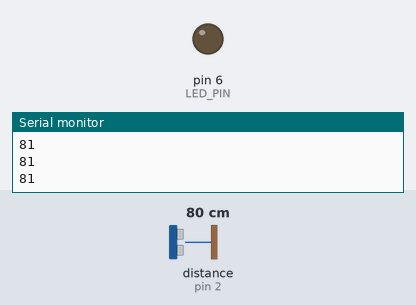
A sketch run on a simulated Arduino Uno, built with avr-gcc and run on an emulated ATmega328P. On the bench: output pins drawn as LEDs (lit = HIGH), the last lines printed to the serial monitor. Inputs (shaded band) come from the test bench; at power-on: distance to the obstacle (sensor on pin 2) 80 cm. The echo pulse lasts 58.3 µs per cm.

Above: at 1.2 s.
1.3 s: distance to the obstacle (sensor on pin 2) set to 21 cm
2.8 s: distance to the obstacle (sensor on pin 2) set to 18 cm
At 4.0 s:
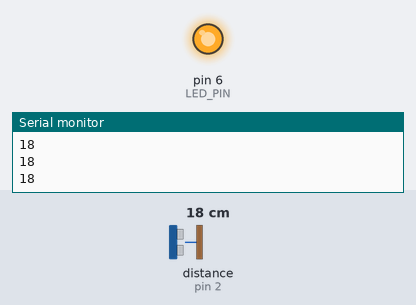
4.3 s: distance to the obstacle (sensor on pin 2) set to 35 cm
At 5.4 s:
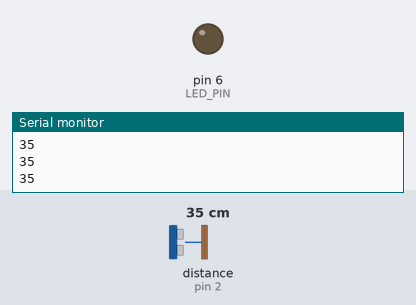
5.8 s: distance to the obstacle (sensor on pin 2) set to 2 cm
At 6.9 s:
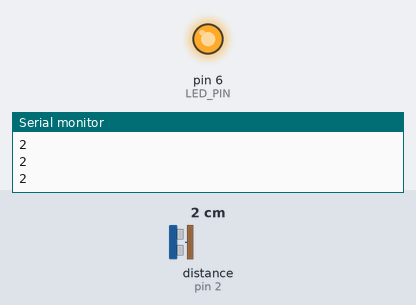
Timing chart, 0 to 8.3 s (numbered marks = the images above; inputs shaded):
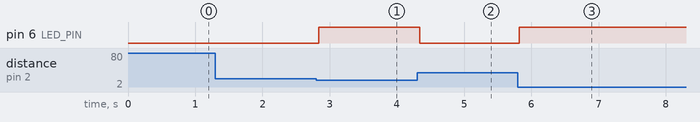

Measured:
- the behaviour switches between 20 and 19 cm on distance to the obstacle (sensor on pin 2) (found by bisection; images 0 and 1)
- after the input at 2.8 s, pin 6 (LED_PIN): LOW → HIGH at once
- after the input at 4.3 s, pin 6 (LED_PIN): HIGH → LOW at once
- after the input at 5.8 s, pin 6 (LED_PIN): LOW → HIGH at once

The sketch:

hacklab_demo.ino
```cpp
#include <NewPing.h>

#define TRIGGER_PIN  3
#define ECHO_PIN     2
#define LED_PIN 6
#define MAX_DISTANCE 200

NewPing sonar(TRIGGER_PIN, ECHO_PIN, MAX_DISTANCE);

void setup() {
  Serial.begin(115200);
  pinMode(LED_PIN, OUTPUT);
}

void loop() {
  delay(50);
  int uS = sonar.ping();

  int distance = uS / US_ROUNDTRIP_CM;

  Serial.println(distance);

  if (distance < 20 && distance != 0) {
    digitalWrite(LED_PIN, HIGH);
  } else {
    digitalWrite(LED_PIN, LOW);
  }
}
```
